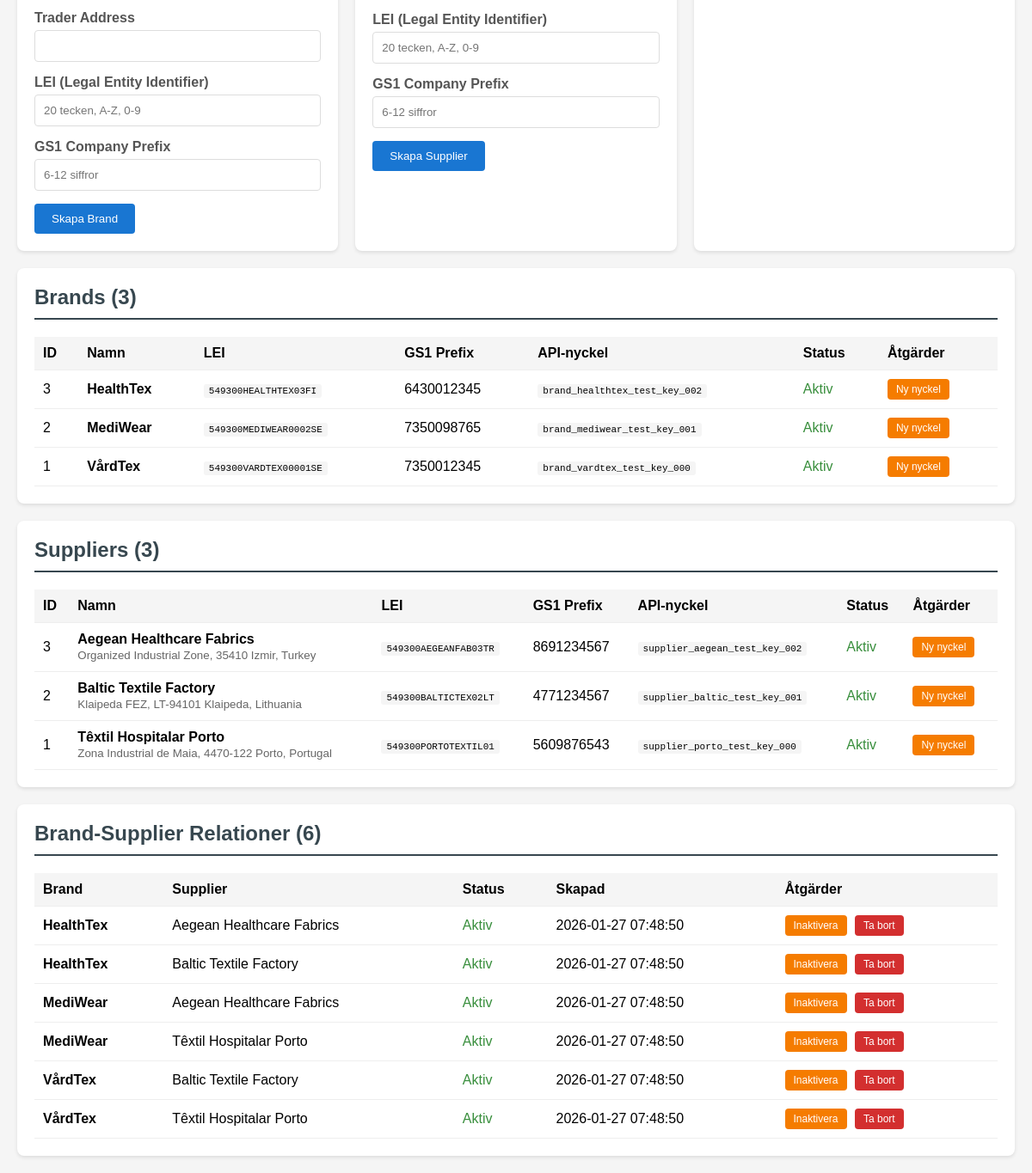
/testpanel/admin-tenants.php (signed in, lower part), run on an earlier commit of the app's database.
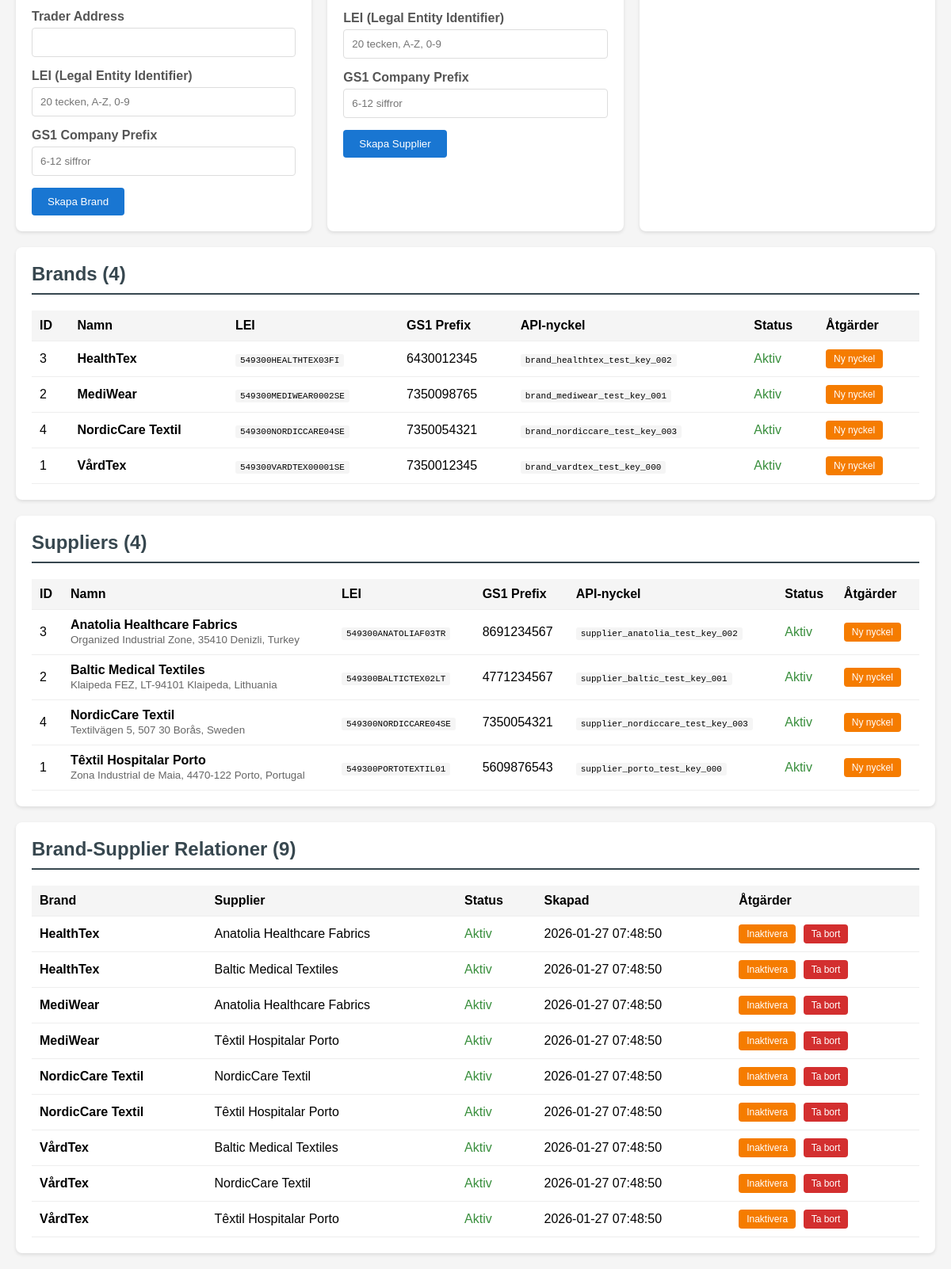
And on a later commit of the database.
### tables this page shows
CREATE TABLE brands (
    id INT AUTO_INCREMENT PRIMARY KEY,
    brand_name VARCHAR(255) NOT NULL,
    logo_url VARCHAR(500),
    sub_brand VARCHAR(255),
    parent_company VARCHAR(255),
    trader VARCHAR(255),
    trader_location TEXT,

     
    lei CHAR(20) UNIQUE NULL COMMENT 'Legal Entity Identifier (ISO 17442)',
    gs1_company_prefix VARCHAR(12) UNIQUE NULL COMMENT 'GS1 Company Prefix',

     
    api_key VARCHAR(64) UNIQUE,
    _is_active BOOLEAN DEFAULT TRUE,
    _last_used_at TIMESTAMP NULL,
    _expires_at TIMESTAMP NULL,

    created_at TIMESTAMP DEFAULT CURRENT_TIMESTAMP,
    updated_at TIMESTAMP DEFAULT CURRENT_TIMESTAMP ON UPDATE CURRENT_TIMESTAMP,

    INDEX idx_brands_api_key (api_key)
);

CREATE TABLE suppliers (
    id INT AUTO_INCREMENT PRIMARY KEY,
    supplier_name VARCHAR(255) NOT NULL,
    supplier_location TEXT,
    facility_registry VARCHAR(50) COMMENT '202,00 - GLN, OSH',
    facility_identifier VARCHAR(100) COMMENT '202,10',
    operator_registry VARCHAR(50) COMMENT '203,00',
    operator_identifier VARCHAR(100) COMMENT '203,10',
    country_of_origin_confection VARCHAR(2) COMMENT '204,00 - ISO country code',
    country_of_origin_dyeing VARCHAR(2) COMMENT '205,00',
    country_of_origin_weaving VARCHAR(2) COMMENT '206,00',

     
    lei CHAR(20) UNIQUE NULL COMMENT 'Legal Entity Identifier (ISO 17442)',
    gs1_company_prefix VARCHAR(12) UNIQUE NULL COMMENT 'GS1 Company Prefix',

     
    api_key VARCHAR(64) UNIQUE,
    _is_active BOOLEAN DEFAULT TRUE,
    _last_used_at TIMESTAMP NULL,
    _expires_at TIMESTAMP NULL,

    created_at TIMESTAMP DEFAULT CURRENT_TIMESTAMP,
    updated_at TIMESTAMP DEFAULT CURRENT_TIMESTAMP ON UPDATE CURRENT_TIMESTAMP,

    INDEX idx_suppliers_api_key (api_key)
);

CREATE TABLE brand_suppliers (
    id INT AUTO_INCREMENT PRIMARY KEY,
    brand_id INT NOT NULL,
    supplier_id INT NOT NULL,
    _is_active BOOLEAN DEFAULT TRUE,
    created_at TIMESTAMP DEFAULT CURRENT_TIMESTAMP,
    updated_at TIMESTAMP DEFAULT CURRENT_TIMESTAMP ON UPDATE CURRENT_TIMESTAMP,

    FOREIGN KEY (brand_id) REFERENCES brands(id) ON DELETE CASCADE,
    FOREIGN KEY (supplier_id) REFERENCES suppliers(id) ON DELETE CASCADE,
    UNIQUE KEY unique_relation (brand_id, supplier_id),
    INDEX idx_brand_suppliers_brand (brand_id),
    INDEX idx_brand_suppliers_supplier (supplier_id)
);

### public/testpanel/admin-tenants.php (the view, shortened to what this page needs)
<?php
$db = Database::getInstance()->getConnection();
$brands = $db->query('SELECT * FROM brands ORDER BY brand_name')->fetchAll();
$suppliers = $db->query('SELECT * FROM suppliers ORDER BY supplier_name')->fetchAll();
$relations = $db->query(
    'SELECT bs.*, b.brand_name, s.supplier_name
     FROM brand_suppliers bs
     JOIN brands b ON bs.brand_id = b.id
     JOIN suppliers s ON bs.supplier_id = s.id
     ORDER BY b.brand_name, s.supplier_name'
)->fetchAll();
?>
<!DOCTYPE html>
<html lang="sv">
<head>
</head>
<body>
    <div class="container">
        <div class="grid">
            <div class="card">
                <form method="POST">
                    <div class="form-group">
                        <label>Trader Address</label>
                        <input type="text" name="trader_address">
                    </div>
                    <div class="form-group">
                        <label>LEI (Legal Entity Identifier)</label>
                        <input type="text" name="lei" pattern="[A-Z0-9]{20}" maxlength="20" placeholder="20 tecken, A-Z, 0-9">
                    </div>
                    <div class="form-group">
                        <label>GS1 Company Prefix</label>
                        <input type="text" name="gs1_company_prefix" pattern="[0-9]{6,12}" placeholder="6-12 siffror">
                    </div>
                    <button type="submit" class="btn-primary">Skapa Brand</button>
                </form>
            </div>
            <div class="card">
                <form method="POST">
                    <div class="form-group">
                        <label>LEI (Legal Entity Identifier)</label>
                        <input type="text" name="lei" pattern="[A-Z0-9]{20}" maxlength="20" placeholder="20 tecken, A-Z, 0-9">
                    </div>
                    <div class="form-group">
                        <label>GS1 Company Prefix</label>
                        <input type="text" name="gs1_company_prefix" pattern="[0-9]{6,12}" placeholder="6-12 siffror">
                    </div>
                    <button type="submit" class="btn-primary">Skapa Supplier</button>
                </form>
            </div>
            <div class="card">
            </div>
        </div>
        <div class="card" style="margin-top: 20px;">
            <h2>Brands (<?= count($brands) ?>)</h2>
            <table>
                <tr>
                    <th>ID</th>
                    <th>Namn</th>
                    <th>LEI</th>
                    <th>GS1 Prefix</th>
                    <th>API-nyckel</th>
                    <th>Status</th>
                    <th>Åtgärder</th>
                </tr>
                <?php foreach ($brands as $b): ?>
                <tr>
                    <td><?= $b['id'] ?></td>
                    <td><strong><?= htmlspecialchars($b['brand_name']) ?></strong></td>
                    <td><span class="api-key"><?= htmlspecialchars($b['lei'] ?? '-') ?></span></td>
                    <td><?= htmlspecialchars($b['gs1_company_prefix'] ?? '-') ?></td>
                    <td><span class="api-key"><?= htmlspecialchars($b['api_key']) ?></span></td>
                    <td class="<?= $b['_is_active'] ? 'status-active' : 'status-inactive' ?>">
                        <?= $b['_is_active'] ? 'Aktiv' : 'Inaktiv' ?>
                    </td>
                    <td>
                        <form method="POST" style="display: inline;">
                            <button type="submit" class="btn-warning btn-small" onclick="return confirm('Generera ny API-nyckel? Den gamla slutar fungera!')">Ny nyckel</button>
                        </form>
                    </td>
                </tr>
                <?php endforeach; ?>
            </table>
        </div>
        <div class="card" style="margin-top: 20px;">
            <h2>Suppliers (<?= count($suppliers) ?>)</h2>
            <table>
                <tr>
                    <th>ID</th>
                    <th>Namn</th>
                    <th>LEI</th>
                    <th>GS1 Prefix</th>
                    <th>API-nyckel</th>
                    <th>Status</th>
                    <th>Åtgärder</th>
                </tr>
                <?php foreach ($suppliers as $s): ?>
                <tr>
                    <td><?= $s['id'] ?></td>
                    <td><strong><?= htmlspecialchars($s['supplier_name']) ?></strong><br><small style="color:#666"><?= htmlspecialchars($s['supplier_location'] ?? '-') ?></small></td>
                    <td><span class="api-key"><?= htmlspecialchars($s['lei'] ?? '-') ?></span></td>
                    <td><?= htmlspecialchars($s['gs1_company_prefix'] ?? '-') ?></td>
                    <td><span class="api-key"><?= htmlspecialchars($s['api_key']) ?></span></td>
                    <td class="<?= $s['_is_active'] ? 'status-active' : 'status-inactive' ?>">
                        <?= $s['_is_active'] ? 'Aktiv' : 'Inaktiv' ?>
                    </td>
                    <td>
                        <form method="POST" style="display: inline;">
                            <button type="submit" class="btn-warning btn-small" onclick="return confirm('Generera ny API-nyckel? Den gamla slutar fungera!')">Ny nyckel</button>
                        </form>
                    </td>
                </tr>
                <?php endforeach; ?>
            </table>
        </div>
        <div class="card" style="margin-top: 20px;">
            <h2>Brand-Supplier Relationer (<?= count($relations) ?>)</h2>
            <table>
                <tr>
                    <th>Brand</th>
                    <th>Supplier</th>
                    <th>Status</th>
                    <th>Skapad</th>
                    <th>Åtgärder</th>
                </tr>
                <?php foreach ($relations as $r): ?>
                <tr>
                    <td><strong><?= htmlspecialchars($r['brand_name']) ?></strong></td>
                    <td><?= htmlspecialchars($r['supplier_name']) ?></td>
                    <td class="<?= $r['_is_active'] ? 'status-active' : 'status-inactive' ?>">
                        <?= $r['_is_active'] ? 'Aktiv' : 'Inaktiv' ?>
                    </td>
                    <td><?= $r['created_at'] ?></td>
                    <td>
                        <form method="POST" style="display: inline;">
                            <button type="submit" class="btn-warning btn-small">
                                <?= $r['_is_active'] ? 'Inaktivera' : 'Aktivera' ?>
                            </button>
                        </form>
                        <form method="POST" style="display: inline;">
                            <button type="submit" class="btn-danger btn-small" onclick="return confirm('Ta bort relationen?')">Ta bort</button>
                        </form>
                    </td>
                </tr>
                <?php endforeach; ?>
            </table>
        </div>
    </div>
</body>
</html>

### public/testpanel/admin-tenants.php (style rules this page uses)
body { font-family: Arial, sans-serif; margin: 0; padding: 20px; background: #f5f5f5; }
.container { max-width: 1200px; margin: 0 auto; }
.grid { display: grid; grid-template-columns: repeat(auto-fit, minmax(350px, 1fr)); gap: 20px; }
.card { background: white; padding: 20px; border-radius: 8px; box-shadow: 0 2px 4px rgba(0,0,0,0.1); }
.card h2 { margin-top: 0; color: #37474f; border-bottom: 2px solid #37474f; padding-bottom: 10px; }
.form-group { margin-bottom: 15px; }
label { display: block; margin-bottom: 5px; font-weight: bold; color: #555; }
input, select { width: 100%; padding: 10px; border: 1px solid #ddd; border-radius: 4px; box-sizing: border-box; }
button { padding: 10px 20px; border: none; border-radius: 4px; cursor: pointer; color: white; margin-right: 5px; }
.btn-primary { background: #1976d2; }
.btn-warning { background: #f57c00; }
.btn-danger { background: #d32f2f; }
.btn-small { padding: 5px 10px; font-size: 12px; }
table { width: 100%; border-collapse: collapse; margin-top: 15px; }
th, td { padding: 10px; text-align: left; border-bottom: 1px solid #eee; }
th { background: #f5f5f5; }
.api-key { font-family: monospace; font-size: 11px; background: #f5f5f5; padding: 2px 6px; border-radius: 3px; word-break: break-all; }
.status-active { color: #388e3c; }

What changed in the data, as far as the page shows it:
added brands: id "4", brand_name "NordicCare Textil", lei "549300NORDICCARE04SE", gs1_company_prefix "7350054321", api_key "brand_nordiccare_test_key_003", _is_active "Aktiv"
changed suppliers id 3: supplier_name "Aegean Healthcare Fabrics" → "Anatolia Healthcare Fabrics"; supplier_location "Organized Industrial Zone, 35410 Izmir, Turkey" → "Organized Industrial Zone, 35410 Denizli, Turkey"; lei "549300AEGEANFAB03TR" → "549300ANATOLIAF03TR"; api_key "supplier_aegean_test_key_002" → "supplier_anatolia_test_key_002"
changed suppliers "Klaipeda FEZ, LT-94101 Klaipeda, Lithuania": supplier_name "Baltic Textile Factory" → "Baltic Medical Textiles"
added suppliers: id "4", supplier_name "NordicCare Textil", supplier_location "Textilvägen 5, 507 30 Borås, Sweden", lei "549300NORDICCARE04SE", gs1_company_prefix "7350054321", api_key "supplier_nordiccare_test_key_003", _is_active "Aktiv"
changed through a linked row, brand_suppliers (number 1 of 9 on the later page): supplier.supplier_name "Aegean Healthcare Fabrics" → "Anatolia Healthcare Fabrics"
changed through a linked row, brand_suppliers (number 2 of 9 on the later page): supplier.supplier_name "Baltic Textile Factory" → "Baltic Medical Textiles"
changed through a linked row, brand_suppliers (number 3 of 9 on the later page): supplier.supplier_name "Aegean Healthcare Fabrics" → "Anatolia Healthcare Fabrics"
added brand_suppliers: brand.brand_name "NordicCare Textil", supplier.supplier_name "NordicCare Textil", _is_active "Aktiv", created_at "2026-01-27 07:48:50"
added brand_suppliers: brand.brand_name "NordicCare Textil", supplier.supplier_name "Têxtil Hospitalar Porto", _is_active "Aktiv", created_at "2026-01-27 07:48:50"
changed through a linked row, brand_suppliers (number 7 of 9 on the later page): supplier.supplier_name "Baltic Textile Factory" → "Baltic Medical Textiles"
added brand_suppliers: brand.brand_name "VårdTex", supplier.supplier_name "NordicCare Textil", _is_active "Aktiv", created_at "2026-01-27 07:48:50"
Also different on the page:
count($brands): "3" → "4"
count($suppliers): "3" → "4"
count($relations): "6" → "9"
